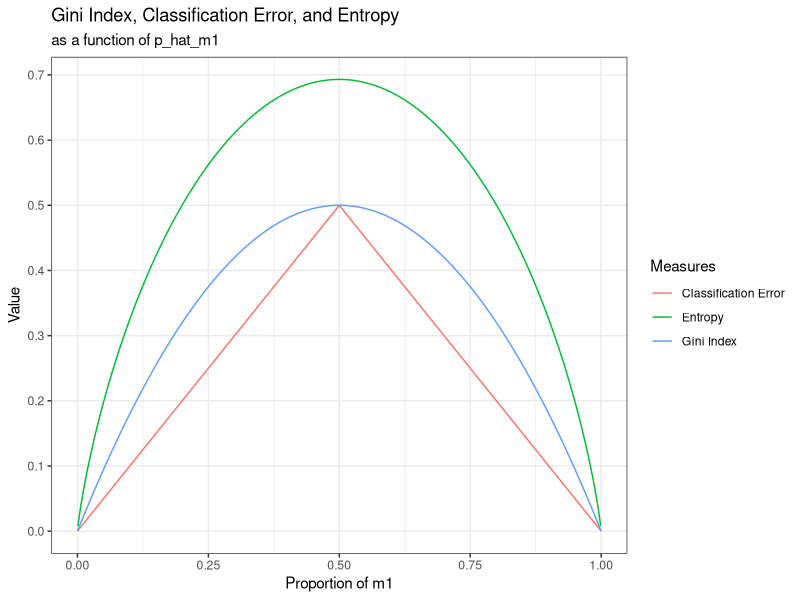

The R script that drew this image:
## ---- chunk 1
library(tidyverse)
library(ggplot2)

phat.m1 <- seq(0, 1, 0.001)
phat.m2 <- 1 - phat.m1

gini_index <- phat.m1*(1-phat.m1) + phat.m2*(1-phat.m2)
class_error <- 1 - pmax(phat.m1, phat.m2)
entropy <- -phat.m1*log(phat.m1) - phat.m2*log(phat.m2)


data.frame(phat.m1, phat.m2, class_error, gini_index, entropy) %>%
  pivot_longer(cols = c(class_error, gini_index, entropy), names_to = "measures") %>%
    ggplot(aes(x = phat.m1, y = value, col = factor(measures))) + 
    geom_line() + 
    scale_y_continuous(breaks = seq(0, 1, 0.1), minor_breaks = NULL) + 
    scale_color_hue(labels = c("Classification Error", "Entropy", "Gini Index")) +
    labs(title = "Gini Index, Classification Error, and Entropy", 
         subtitle = "as a function of p_hat_m1",
         col = "Measures", 
         y = "Value", 
         x = "Proportion of m1") +
  theme_bw()
